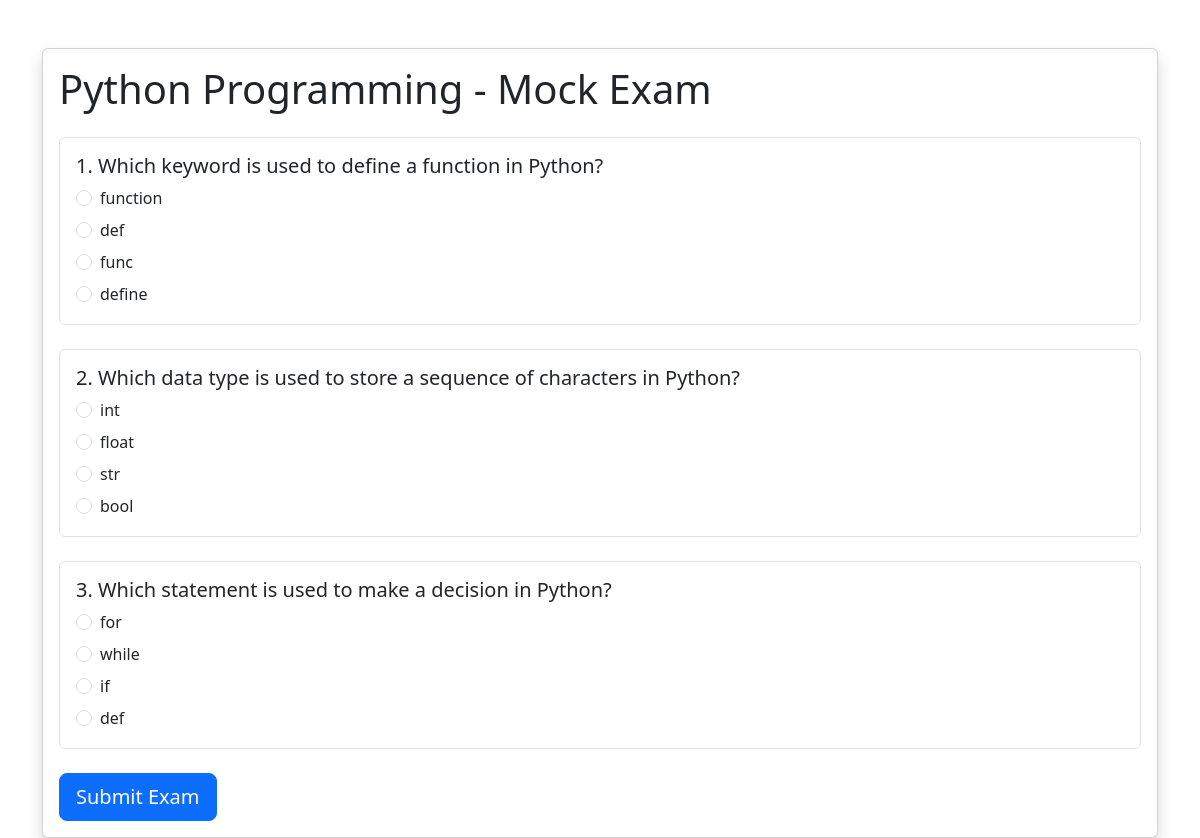
The app's page /course/1/exam/ with its own data.
### onlinecourse/models.py (models this page shows, shortened)
class Course(models.Model):
    name = models.CharField(max_length=200)
    description = models.TextField()
    image = models.URLField(blank=True)
    instructors = models.ManyToManyField(Instructor, blank=True)

class Question(models.Model):
    course = models.ForeignKey(
        Course,
        on_delete=models.CASCADE,
        related_name='questions'
    )
    question_text = models.CharField(max_length=500)
    grade = models.IntegerField(default=1)

class Choice(models.Model):
    question = models.ForeignKey(
        Question,
        on_delete=models.CASCADE,
        related_name='choices'
    )
    choice_text = models.CharField(max_length=500)
    is_correct = models.BooleanField(default=False)

### onlinecourse/views.py (the view)
def exam(request, course_id):
    course = get_object_or_404(Course, id=course_id)
    questions = course.questions.all()
    return render(
        request,
        "onlinecourse/exam.html",
        {
            "course": course,
            "questions": questions,
        }
    )

### onlinecourse/templates/onlinecourse/exam.html (shortened to what this page needs)
<!DOCTYPE html>
<html lang="en">
<head>
    <link
        href="https://cdn.jsdelivr.net/npm/bootstrap@5.3.3/dist/css/bootstrap.min.css"
        rel="stylesheet"
    >
</head>
<body>
<div class="container mt-5">
    <div class="card shadow">
        <div class="card-body">
            <h1 class="mb-4">{{ course.name }} - Mock Exam</h1>
            <form method="post" action="{% url 'submit' course.id %}">
                {% for question in questions %}
                    <div class="mb-4 p-3 border rounded">
                        <h5>
                            {{ forloop.counter }}.
                            {{ question.question_text }}
                        </h5>
                        {% for choice in question.choices.all %}
                            <div class="form-check mt-2">
                                <input
                                    class="form-check-input"
                                    type="radio"
                                    name="question_{{ question.id }}"
                                    value="{{ choice.id }}"
                                    id="choice_{{ choice.id }}"
                                >
                                <label
                                    class="form-check-label"
                                    for="choice_{{ choice.id }}"
                                >
                                    {{ choice.choice_text }}
                                </label>
                            </div>
                        {% endfor %}
                    </div>
                {% empty %}
                    <div class="alert alert-warning">
                        No questions are available for this exam.
                    </div>
                {% endfor %}
                {% if questions %}
                    <button
                        type="submit"
                        class="btn btn-primary btn-lg"
                    >
                        Submit Exam
                    </button>
                {% endif %}
            </form>
        </div>
    </div>
</div>
</body>
</html>

### records on screen
Course: name "Python Programming"
Question: question_text "Which keyword is used to define a function in Python?"
Choice: choice_text "function"
Choice: choice_text "def"
Choice: choice_text "func"
Choice: choice_text "define"
Question: question_text "Which data type is used to store a sequence of characters in Python?"
Choice: choice_text "int"
Choice: choice_text "float"
Choice: choice_text "str"
Choice: choice_text "bool"
Question: question_text "Which statement is used to make a decision in Python?"
Choice: choice_text "for"
Choice: choice_text "while"
Choice: choice_text "if"
Choice: choice_text "def"
